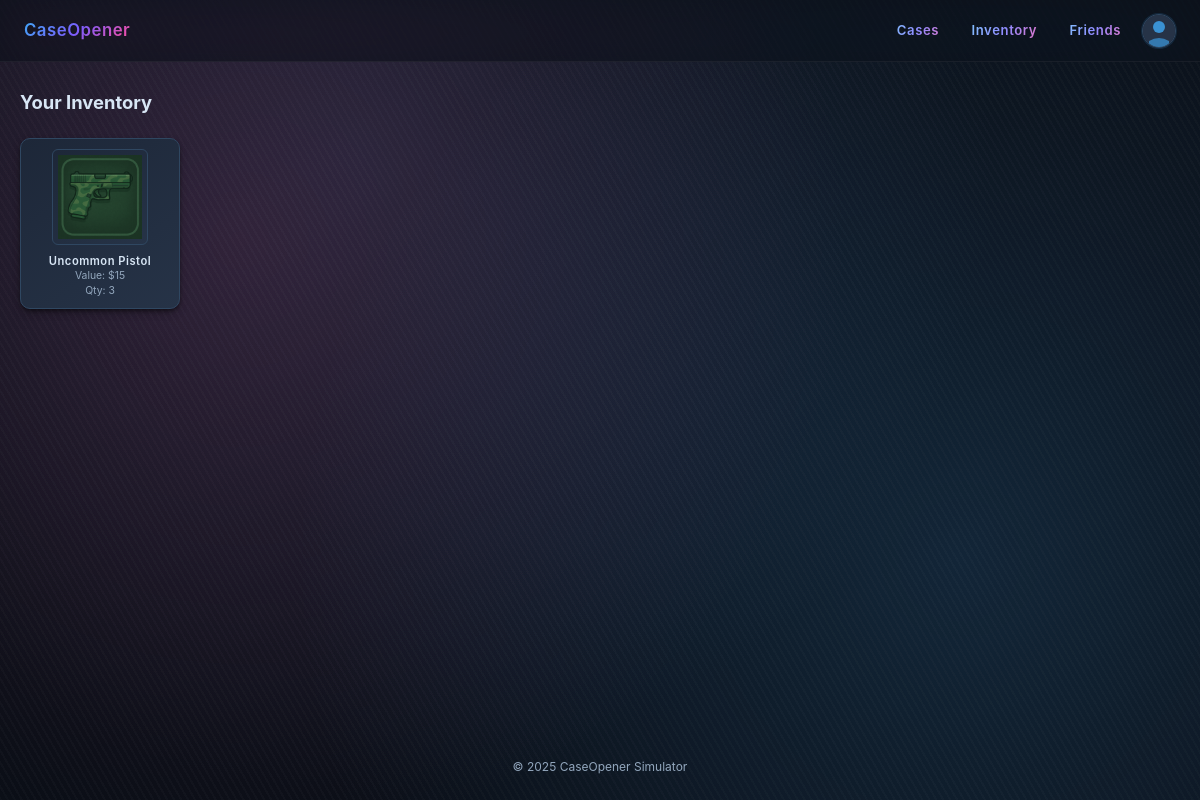
The app's page /inventory (signed in), older data.
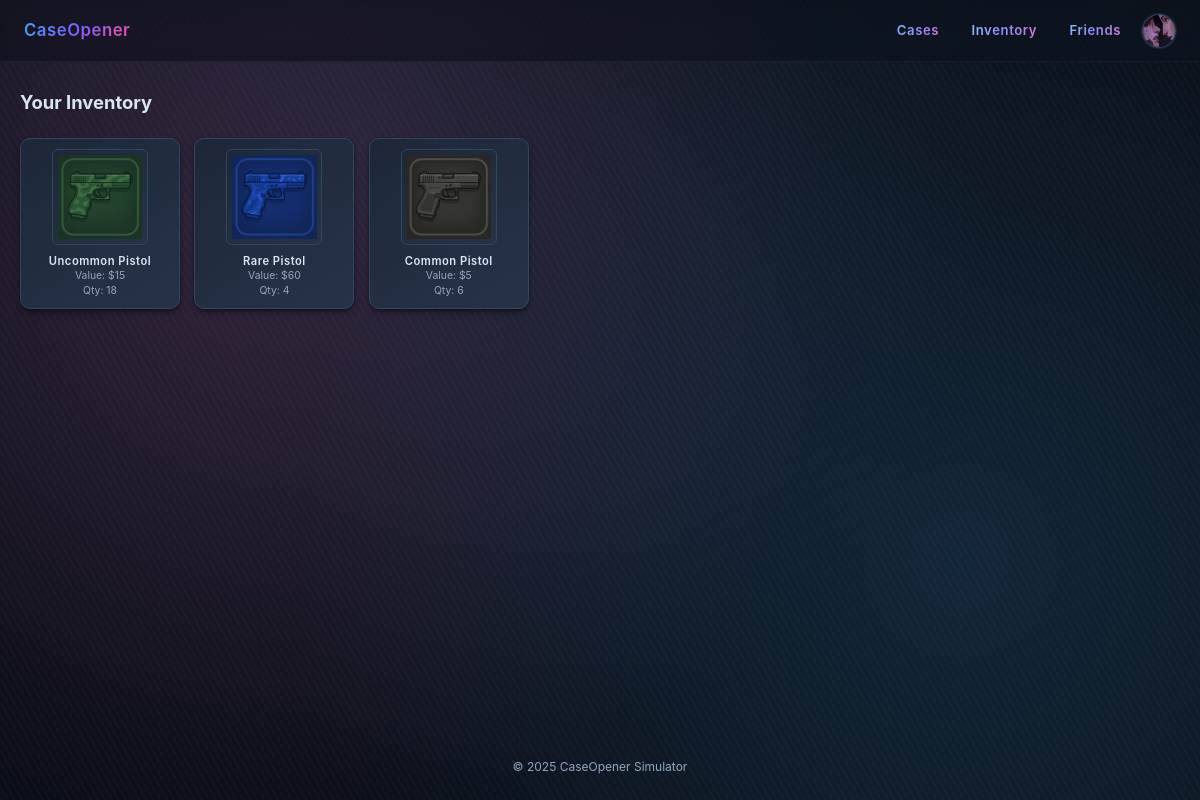
The same page, newer data.
### models.py (models this page shows, shortened)
class User(db.Model):
    __tablename__ = 'users'
    id = db.Column(db.Integer, primary_key=True)
    username = db.Column(db.String(80), unique=True, nullable=False, index=True)
    password_hash = db.Column(db.String(255), nullable=False)
    avatar = db.Column(db.String(255), nullable=True)
    money = db.Column(db.Integer, default=0, nullable=False)
    public_enabled = db.Column(db.Boolean, default=False, nullable=False)
    public_slug = db.Column(db.String(120), unique=True, nullable=True, index=True)
    total_spent = db.Column(db.Integer, default=0, nullable=False)  # cumulative case spending
    created_at = db.Column(db.DateTime, default=datetime.utcnow, nullable=False)
    inventory_items = db.relationship('InventoryItem', back_populates='user', cascade='all, delete-orphan')

class Item(db.Model):
    __tablename__ = 'items'
    id = db.Column(db.Integer, primary_key=True)
    name = db.Column(db.String(120), unique=True, nullable=False, index=True)
    value = db.Column(db.Integer, nullable=False, default=0)
    image = db.Column(db.String(255), nullable=True)
    rarity = db.Column(db.String(32), nullable=True, index=True)  # added later; may be null for legacy rows
    created_at = db.Column(db.DateTime, default=datetime.utcnow, nullable=False)
    inventory_entries = db.relationship('InventoryItem', back_populates='item')

### app.py (the view)
@app.route('/inventory')
def inventory_page():
    uid = session.get('user_id')
    if not uid:
        return redirect(url_for('login'))
    user = User.query.get(uid)
    if not user:
        session.clear()
        return redirect(url_for('login'))
    inventory = [
        {
            'name': inv.item.name,
            'value': inv.item.value,
            'image': inv.item.image,
            'quantity': inv.quantity
        } for inv in user.inventory_items if inv.item
    ]
    return render_template('inventory.html', inventory=inventory)

### app.py (called while the page is built, shortened)
@app.context_processor
def inject_current_user():
    uid = session.get('user_id')
    user = User.query.get(uid) if uid else None
    def avatar_url(u):
        if not u or not u.avatar or 'default-avatar' in u.avatar:
            return f"{DEFAULT_AVATAR_PATH}?v={DEFAULT_AVATAR_VERSION}"
        return u.avatar if (u.avatar.startswith('http') or u.avatar.startswith('/')) else '/' + u.avatar
    return {'current_user': user, 'avatar_url': avatar_url}

@app.before_request
def ensure_db_seeded():
    global _DB_INITIALIZED
    if _DB_INITIALIZED:
        return

### templates/inventory.html (shortened to what this page needs)
{% extends 'base.html' %}
{% block head %}<link rel="stylesheet" href="{{ url_for('static', filename='profile.css') }}">{% endblock %}
{% block content %}
<div class="stack" style="--gap:1.4rem;">
  <h1 style="margin:0;font-size:1.15rem;">Your Inventory</h1>
  {% if inventory %}
  <div class="row inventory-grid" style="--gap:1rem;">
    {% for it in inventory %}
  <div class="surface inventory-item">
        <div class="inv-img-shell">
            <img src="{{ it.image }}" alt="{{ it.name }}">
        </div>
        <div class="inventory-item-name">{{ it.name }}</div>
        <div class="text-dim inventory-item-meta">Value: ${{ it.value }}</div>
        <div class="text-dim inventory-item-meta">Qty: {{ it.quantity }}</div>
      </div>
    {% endfor %}
  </div>
  {% else %}
    <div class="text-dim">No items yet.</div>
  {% endif %}
</div>
{% endblock %}

### templates/base.html (shortened to what this page needs)
<!DOCTYPE html>
<html lang="en">
<head>
    <link rel="stylesheet" href="{{ url_for('static', filename='base.css') }}">
    {% block head %}{% endblock %}
</head>
<body class="app-shell">
    <header class="site-header">
        <nav class="nav-bar">
                        <div class="nav-brand"><a href="{{ url_for('home') if session.get('user_id') else url_for('login') }}" style="text-decoration:none;color:inherit;">CaseOpener</a></div>
                                                <div class="nav-actions">
                                {% if session.get('user_id') %}
                                    <a class="nav-link" href="{{ url_for('case_selector') }}">Cases</a>
                                    <a class="nav-link" href="{{ url_for('inventory_page') }}">Inventory</a>
                                    <a class="nav-link" href="{{ url_for('friends') }}">Friends</a>
                                {% endif %}
                                                                                                                                {% if current_user %}
                                                                                                                                                                        <div class="avatar-link" id="avatarMenu">
                                                                                                                                                                            <img class="avatar-menu-trigger" src="{{ avatar_url(current_user) }}" alt="avatar" style="width:34px;height:34px;border-radius:50%;object-fit:cover;border:1px solid #2f4761;box-shadow:0 0 0 1px rgba(63,169,245,.15);background:linear-gradient(135deg,#263347,#1d2738);">
                                                                                                                                    </div>
                                                                                                                                {% endif %}
                                                </div>
        </nav>
    </header>
    <main>
        {% block content %}{% endblock %}
    </main>
    <footer>
        <span class="text-dim">&copy; {{ 2025 }} CaseOpener Simulator</span>
    </footer>
</body>
</html>

### static/base.css (style rules this page uses)
:root { --color-bg: #0b0f17; --color-bg-alt: #141c2b; --color-surface: #1d2738; --color-surface-alt: #263347; --color-border: #2f4761; --color-border-glow: #3fa9f5; --color-primary: #3fa9f5; --color-primary-accent: #5dd7ff; --color-win: #ffd447; --color-danger: #ff4d5d; --color-text: #d8e6f5; --color-text-dim: #93a7bd; --gradient-accent: linear-gradient(135deg,#3fa9f5 0%,#7b5dfd 50%,#ff4d9c 100%); --radius-xs: 3px; --radius-sm: 6px; --radius-md: 10px; --radius-lg: 18px; --shadow-soft: 0 4px 10px -2px rgba(0,0,0,.4),0 2px 4px -1px rgba(0,0,0,.5); --shadow-glow: 0 0 0 1px rgba(63,169,245,.4),0 0 18px -2px rgba(63,169,245,.6); --transition-fast: 120ms cubic-bezier(.4,0,.2,1); --transition-medium: 240ms cubic-bezier(.4,0,.2,1); --font-stack: 'Inter', 'Segoe UI', Roboto, Oxygen, Ubuntu, Cantarell, 'Fira Sans', 'Droid Sans', 'Helvetica Neue', Arial, sans-serif; --font-mono: 'JetBrains Mono', 'Fira Code', Menlo, Consolas, monospace; }
* { box-sizing: border-box; }
html, body { height: 100%; }
body { margin: 0; font-family: var(--font-stack); -webkit-font-smoothing: antialiased; background: radial-gradient(circle at 30% 20%, #182233, #0b0f17 60%) fixed; color: var(--color-text); line-height: 1.4; overflow-y: scroll; }
body::before { content: ""; position: fixed; inset: 0; background: repeating-linear-gradient(60deg, rgba(255,255,255,.02) 0 2px, transparent 2px 6px), radial-gradient(circle at 80% 70%, rgba(63,169,245,.15), transparent 60%), radial-gradient(circle at 20% 30%, rgba(255,77,156,.12), transparent 55%); pointer-events: none; mix-blend-mode: screen; z-index: -1; }
a { color: var(--color-primary); text-decoration: none; }
img { max-width: 100%; display: block; }
.app-shell { min-height: 100%; display: flex; flex-direction: column; }
header.site-header { position: sticky; top: 0; z-index: 30; backdrop-filter: blur(14px) saturate(160%); background: rgba(13,18,28,.72); border-bottom: 1px solid rgba(255,255,255,.05); }
.nav-bar { display: flex; align-items: center; gap: 1.2rem; padding: .85rem 1.5rem; }
.nav-brand { font-weight: 600; font-size: 1.05rem; letter-spacing: .5px; background: var(--gradient-accent); -webkit-background-clip: text; color: transparent; }
.nav-actions { display: flex; gap: .6rem; }
.nav-link { position:relative; font-weight:600; font-size:.82rem; letter-spacing:.6px; padding:.4rem .65rem .45rem; border-radius:var(--radius-sm); background:transparent; border:1px solid transparent; display:inline-flex; align-items:center; gap:.35rem; line-height:1; cursor:pointer; }
.nav-link { background:linear-gradient(120deg,#7dd5ff 0%,#8f8bff 50%,#ff6fb8 100%); -webkit-background-clip:text; background-clip:text; color:transparent; }
.nav-link::after { content:""; position:absolute; left:10%; right:10%; bottom:.15rem; height:2px; background:linear-gradient(90deg,#5dd7ff,#7b5dfd,#ff4d9c); border-radius:2px; opacity:0; transform:scaleX(.4); transform-origin:center; transition:opacity var(--transition-medium), transform var(--transition-medium); }
main { flex: 1; width: min(1400px, 100%); margin: 0 auto; padding: 1.75rem 1.25rem 3rem; }
footer { text-align: center; font-size: .75rem; padding: 1.5rem 1rem; color: var(--color-text-dim); }
.surface { background: linear-gradient(145deg, var(--color-surface), var(--color-surface-alt)); border: 1px solid var(--color-border); border-radius: var(--radius-md); padding: 1.25rem 1.35rem; position: relative; box-shadow: var(--shadow-soft); }
.avatar-link { position:relative; }
.avatar-menu-trigger { cursor:pointer; }
::placeholder { color: #5c7289; }
.stack { display: flex; flex-direction: column; gap: var(--gap, 1rem); }
.row { display: flex; gap: var(--gap, 1rem); }
.text-dim { color: var(--color-text-dim); }

### static/profile.css (style rules this page uses)
.inventory-grid { flex-wrap:wrap; gap:.9rem; }
.inventory-item { padding:.6rem .65rem; flex:0 0 160px; display:flex; flex-direction:column; align-items:center; text-align:center; }
.inventory-item img { max-width:90%; max-height:90%; object-fit:contain; image-rendering:auto; }
.inv-img-shell { width:96px; height:96px; display:flex; align-items:center; justify-content:center; border:1px solid #2f4761; border-radius:var(--radius-sm); background:linear-gradient(145deg,#1d2738,#263347); margin:0 0 .55rem; overflow:hidden; }
.inventory-item-name { font-size:.7rem; font-weight:600; letter-spacing:.5px; }
.inventory-item-meta { font-size:.65rem; }

Row changes from the older to the newer data that the page shows:
changed User: avatar: picture added in place of a placeholder
computed for Item "Uncommon Pistol": quantity "3" → "18"
now on this page (row unchanged): Item: image (picture), name "Rare Pistol", value "60", quantity "4"
now on this page (row unchanged): Item: image (picture), name "Common Pistol", value "5", quantity "6"
